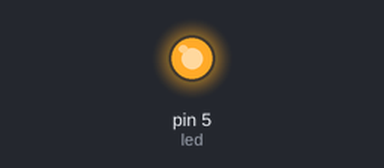
A sketch run on a simulated Arduino Uno, built with avr-gcc and run on an emulated ATmega328P. On the bench: output pins drawn as LEDs (lit = HIGH).

Above: at 1.0 s.
At 3.0 s:
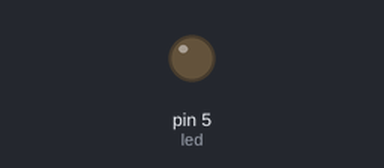
Timing chart, 0 to 5.2 s (numbered marks = the images above):
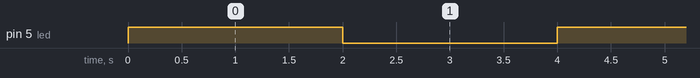

The sketch:

User_Program1_2.ino
```cpp
/*Software 1073 Arduino BoeBots
User Program
Method stubs are pre-made. add your own code to complete the challenge!

Program Task: Blink an LED on pin 5
Feel free to view the example program within the same folder if you need help!
*/
int led=5;
int blinkdelay=2000;
void setup(){
  pinMode(led, OUTPUT);
}

void loop(){
  digitalWrite(led, HIGH);
  delay(blinkdelay);
  digitalWrite(led, LOW);
  delay(blinkdelay);
}
```

Measured:
- by itself, pin 5 (led): alternates HIGH for 2.0 s and LOW for 2.0 s
